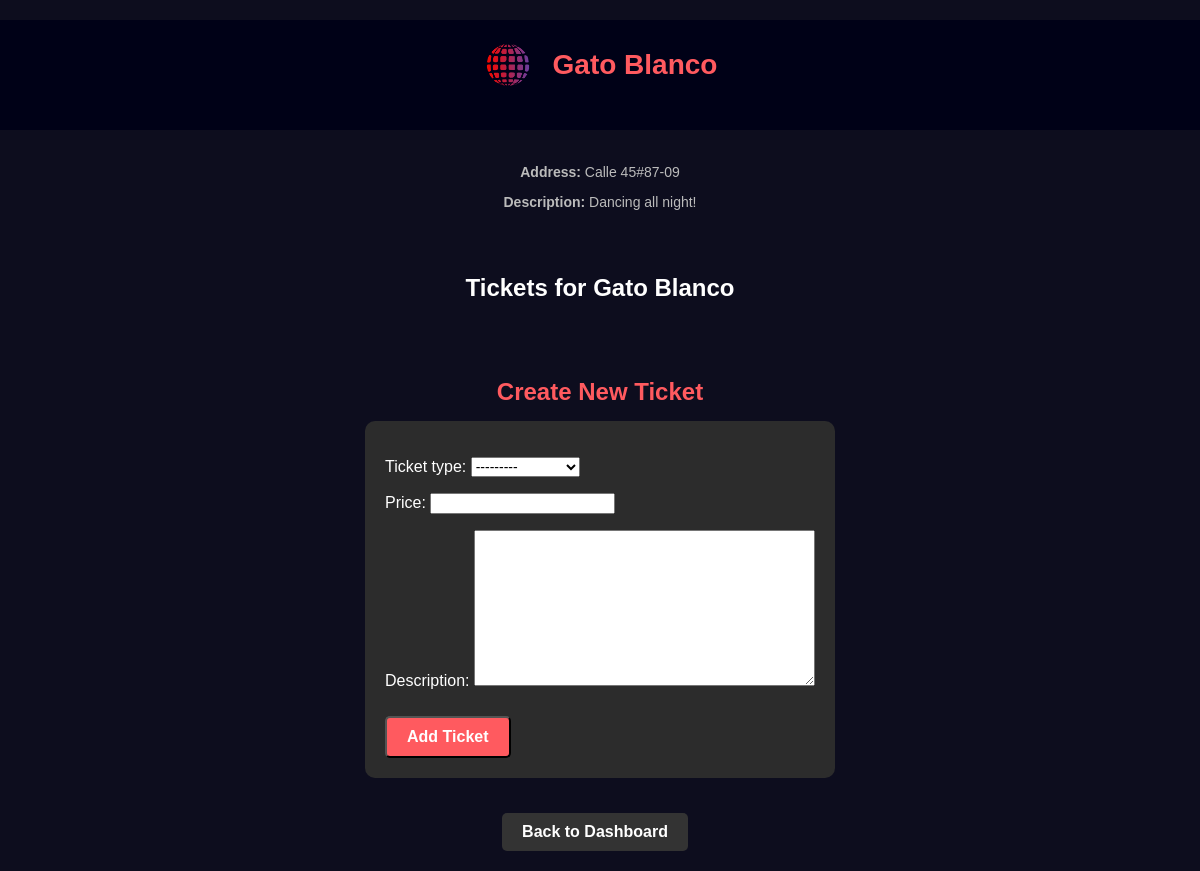
Page /en/users/nightclub/3/ (signed in) on the earlier database version.
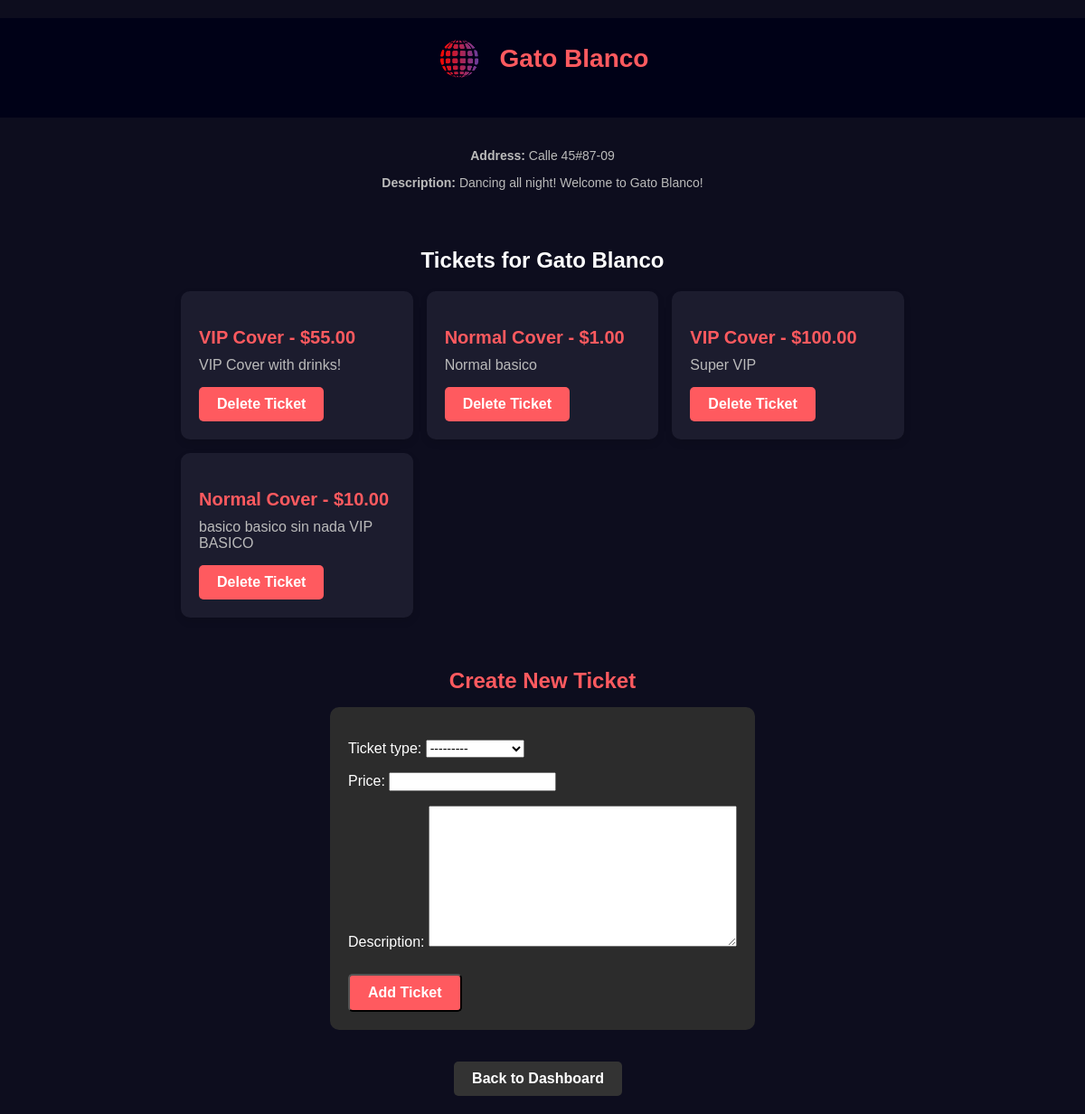
Same page on the later database version.
### tickets/models.py (models this page shows, shortened)
class NightClub(models.Model):
    name = models.CharField(max_length=255)
    address = models.CharField(max_length=255, null=True, blank=True)  # Allow null and blank values
    description = models.TextField(blank=True, null=True)
    image = models.ImageField(upload_to='nightclubs/', blank=True, null=True)
    latitude = models.DecimalField(max_digits=17, decimal_places=15, null=True, blank=True)
    longitude = models.DecimalField(max_digits=17, decimal_places=15, null=True, blank=True)

class Ticket(models.Model):
    TICKET_CHOICES = [
        ('normal', 'Normal Cover'),
        ('vip', 'VIP Cover'),
    ]
    nightclub = models.ForeignKey(NightClub, related_name='tickets', on_delete=models.CASCADE)
    ticket_type = models.CharField(max_length=50, choices=TICKET_CHOICES)
    price = models.DecimalField(max_digits=6, decimal_places=2)
    description = models.TextField(blank=True, null=True)

### users/views.py (the view)
# urls.py: path('nightclub/<int:pk>/', views.nightclub_detail, name='nightclub-detail'),
@staff_member_required
def nightclub_detail(request, pk):
    nightclub = get_object_or_404(NightClub, pk=pk)
    if request.method == 'POST':
        form = TicketForm(request.POST)
        if form.is_valid():
            ticket = form.save(commit=False)
            ticket.nightclub = nightclub  # Assign the nightclub to the ticket
            ticket.save()
            return redirect('nightclub-detail', pk=nightclub.pk)  # Redirect to the same page after ticket creation
    else:
        form = TicketForm()
    tickets = Ticket.objects.filter(nightclub=nightclub)
    return render(request, 'users/nightclub_detail.html', {
        'nightclub': nightclub,
        'tickets': tickets,
        'form': form,
    })

### users/forms.py
class TicketForm(forms.ModelForm):
    class Meta:
        model = Ticket
        fields = ['ticket_type', 'price', 'description']

### users/templates/users/nightclub_detail.html (shortened to what this page needs)
<!DOCTYPE html>
<html lang="en">
<head>
    {% load static %}
    <link rel="stylesheet" href="{% static 'css/styles.css' %}">
</head>
<body>
    <header class="header">
        <div class="logo-section">
            <img src="{% static 'images/logo.png' %}" alt="Logo" class="logo">
            <h1>{{ nightclub.name }}</h1>
        </div>
    </header>
    <div class="nightclub-info centered-section">
        <p><strong>Address:</strong> {{ nightclub.address }}</p>
        <p><strong>Description:</strong> {{ nightclub.description }}</p>
    </div>
    <div class="ticket-section centered-section">
        <h2>Tickets for {{ nightclub.name }}</h2>
        <ul class="tickets-list">
            {% for ticket in tickets %}
            <li class="ticket-card">
                <div class="ticket-info">
                    <h3>{{ ticket.get_ticket_type_display }} - ${{ ticket.price }}</h3>
                    <p>{{ ticket.description }}</p>
                </div>
                <a href="{% url 'delete-ticket' ticket.id %}" class="auth-button red-button">Delete Ticket</a>
            </li>
            {% endfor %}
        </ul>
    </div>
    <div class="centered-section create-ticket-section">
        <h2>Create New Ticket</h2>
        <form method="POST" class="ticket-form">
            {{ form.as_p }}
            <button type="submit" class="auth-button red-button">Add Ticket</button>
        </form>
    </div>
    <div class="centered-section">
        <a href="{% url 'admin-dashboard' %}" class="auth-button back-button">Back to Dashboard</a>
    </div>
</body>
</html>

### tickets/static/css/styles.css (style rules this page uses)
body { background-color: #000117; color: white; font-family: 'Arial', sans-serif; margin: 0; display: flex; flex-direction: column; }
.auth-button { padding: 10px 20px; border-radius: 25px; color: white; font-size: 16px; text-decoration: none; }
.red-button { background-color: #F60800; }
a { text-decoration: none; color: inherit; }
.auth-button { position: relative; padding: 10px 20px; border-radius: 25px; color: white; font-size: 16px; text-decoration: none; background-color: #F60800; }
.auth-button { display: inline-block; padding: 10px 20px; border-radius: 25px; text-decoration: none; color: white; font-size: 16px; margin-right: 10px; }
.nightclub-info { flex-grow: 1; }
.nightclub-info p { font-size: 14px; color: #bbb; }
.logo-section { display: flex; align-items: center; justify-content: center; margin-bottom: 20px; }
.logo { width: 50px; height: auto; margin-right: 10px; }
h1 { font-size: 32px; color: white; margin: 0; }
h2 { color: white; margin-bottom: 20px; }
input[type="text"], input[type="email"], input[type="password"], select { font-size: 14px; }
.auth-button { padding: 10px 20px; border-radius: 25px; color: white; font-size: 16px; text-decoration: none; background-color: #F60800; text-align: center; }
.ticket-card { background-color: #1c1c1c; padding: 15px; border-radius: 10px; box-shadow: 0 4px 8px rgba(0, 0, 0, 0.1); text-align: center; transition: transform 0.3s; }
.ticket-info p { color: #bbb; margin: 5px 0; }

### users/templates/users/nightclub_detail.html (style rules this page uses)
body { font-family: Arial, sans-serif; color: #ffffff; background-color: #0d0d1e; margin: 0; padding: 20px; display: flex; flex-direction: column; align-items: center; }
.header { display: flex; justify-content: center; align-items: center; background-color: #000117; padding: 20px; width: 100%; }
.logo-section { display: flex; align-items: center; gap: 10px; text-align: center; }
.logo { height: 50px; }
.header h1 { color: #FF5A5F; font-size: 28px; }
.centered-section { text-align: center; margin-top: 20px; }
.ticket-section { margin-top: 30px; }
.tickets-list { display: grid; grid-template-columns: repeat(auto-fill, minmax(250px, 1fr)); gap: 15px; padding: 0; list-style-type: none; width: 100%; max-width: 800px; }
.ticket-card { background-color: #1c1c2e; padding: 20px; border-radius: 10px; color: white; transition: box-shadow 0.3s ease, transform 0.3s ease; text-align: left; display: flex; flex-direction: column; align-items: flex-start; }
.ticket-info h3 { color: #FF5A5F; font-size: 20px; margin-bottom: 10px; }
.auth-button { padding: 10px 20px; border-radius: 5px; text-decoration: none; color: #ffffff; background-color: #FF5A5F; font-weight: bold; cursor: pointer; margin-top: 10px; text-align: center; display: inline-block; transition: background-color 0.3s ease; }
.ticket-form { display: inline-block; text-align: left; background-color: #2c2c2c; padding: 20px; border-radius: 10px; color: #ffffff; }
.create-ticket-section h2 { color: #FF5A5F; margin-bottom: 15px; }
.back-button { background-color: #333; margin-top: 15px; }

Differences in the rows shown:
changed NightClub "Gato Blanco": description "Dancing all night!" → "Dancing all night! Welcome to Gato Blanco!"
added Ticket: ticket_type "VIP Cover", price "55.00", description "VIP Cover with drinks!"
added Ticket: ticket_type "Normal Cover", price "1.00", description "Normal basico"
added Ticket: ticket_type "VIP Cover", price "100.00", description "Super VIP"
added Ticket: ticket_type "Normal Cover", price "10.00", description "basico basico sin nada VIP BASICO"
